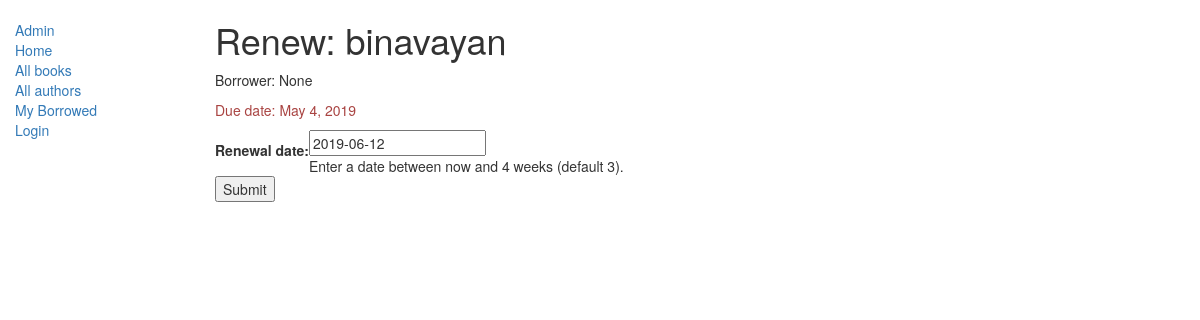
The page /catalog/book/4b0a61c74c91420cad20460d8dbc0bcc/renew/ on the database as committed earlier.
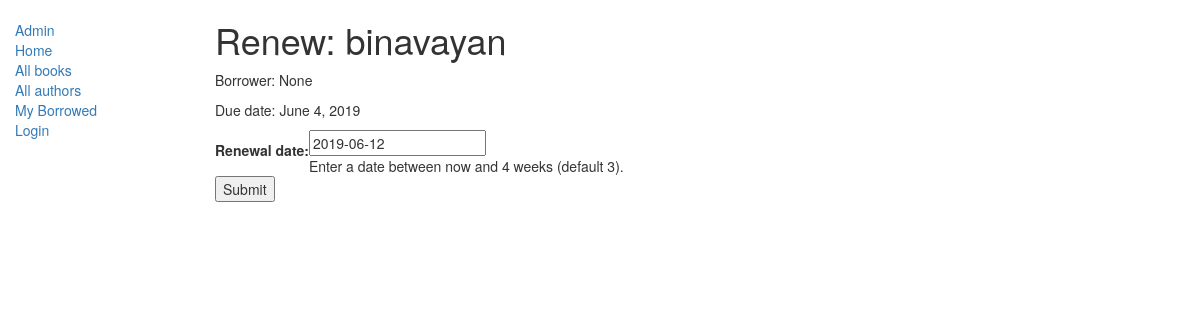
The same page on the database as committed later.
### catalog/models.py (models this page shows, shortened)
class BookInstance(models.Model):
    id = models.UUIDField(primary_key=True, default=uuid.uuid4, help_text="Unique ID for this particular book across whole library")
    book = models.ForeignKey('Book', on_delete=models.SET_NULL, null=True)
    imprint = models.CharField(max_length=200)
    due_back = models.DateField(null=True, blank=True)
    LOAN_STATUS = (
        ('m', 'Maintenance'),
        ('o', 'On loan'),
        ('a', 'Available'),
        ('r', 'Reserved'),
    )
    status = models.CharField(max_length=1, choices=LOAN_STATUS, blank=True, default='m', help_text='Book availability')
    borrower = models.ForeignKey(User, on_delete=models.SET_NULL, null=True, blank=True)
    class Meta:
        ordering = ["due_back"]
    @property
    def is_overdue(self):
        if self.due_back and date.today() > self.due_back:
            return True
        return False

class Book(models.Model):
    title = models.CharField(max_length=200)
    author = models.ForeignKey('Author', on_delete=models.SET_NULL, null=True)
    summary = models.TextField(max_length=1000, help_text="Enter a brief description of the book")
    isbn = models.CharField('ISBN',max_length=13, help_text='13 Character <a href="https://www.isbn-international.org/content/what-isbn">ISBN number</a>')
    genre = models.ManyToManyField(Genre, help_text="Select a genre for this book")
    def display_genre(self):
        """
        Creates a string for the Genre. This is required to display genre in Admin.
        """
        return ', '.join([ genre.name for genre in self.genre.all()[:3] ])
    display_genre.short_description = 'Genre'

### catalog/views.py (the view)
# urls.py: url(r'^book/(?P<pk>[-\w]+)/renew/$', views.renew_book_librarian, name='renew-book-librarian'),
def renew_book_librarian(request, pk):
    book_inst=get_object_or_404(models.BookInstance, pk = pk)
    if request.method == 'POST':
        form = RenewBookForm(request.POST)
        if form.is_valid():
            book_inst.due_back = form.cleaned_data['renewal_date']
            book_inst.save()
            return HttpResponseRedirect(reverse('catalog:my-borrowed') )
    else:
        proposed_renewal_date = datetime.date.today() + datetime.timedelta(weeks=3)
        form = RenewBookForm(initial={'renewal_date': proposed_renewal_date,})
    return render(request, 'catalog/book_renew_librarian.html', {'form': form, 'bookinst':book_inst})

### catalog/forms.py (shortened to what this page needs)
class RenewBookForm(forms.Form):
    renewal_date = forms.DateField(help_text="Enter a date between now and 4 weeks (default 3).")

### templates/catalog/book_renew_librarian.html (shortened to what this page needs)
{% extends "catalog/base_generic.html" %}
{% block content %}
    <h1>Renew: {{bookinst.book.title}}</h1>
    <p>Borrower: {{bookinst.borrower}}</p>
    <p{% if bookinst.is_overdue %} class="text-danger"{% endif %}>Due date: {{bookinst.due_back}}</p>
    <form action="" method="post">
        <table>
        {{ form }}
        </table>
        <input type="submit" value="Submit" />
    </form>
{% endblock %}

Rows that differ between the two databases and show on the page:
changed BookInstance "None": due_back "May 4, 2019" → "June 4, 2019"
